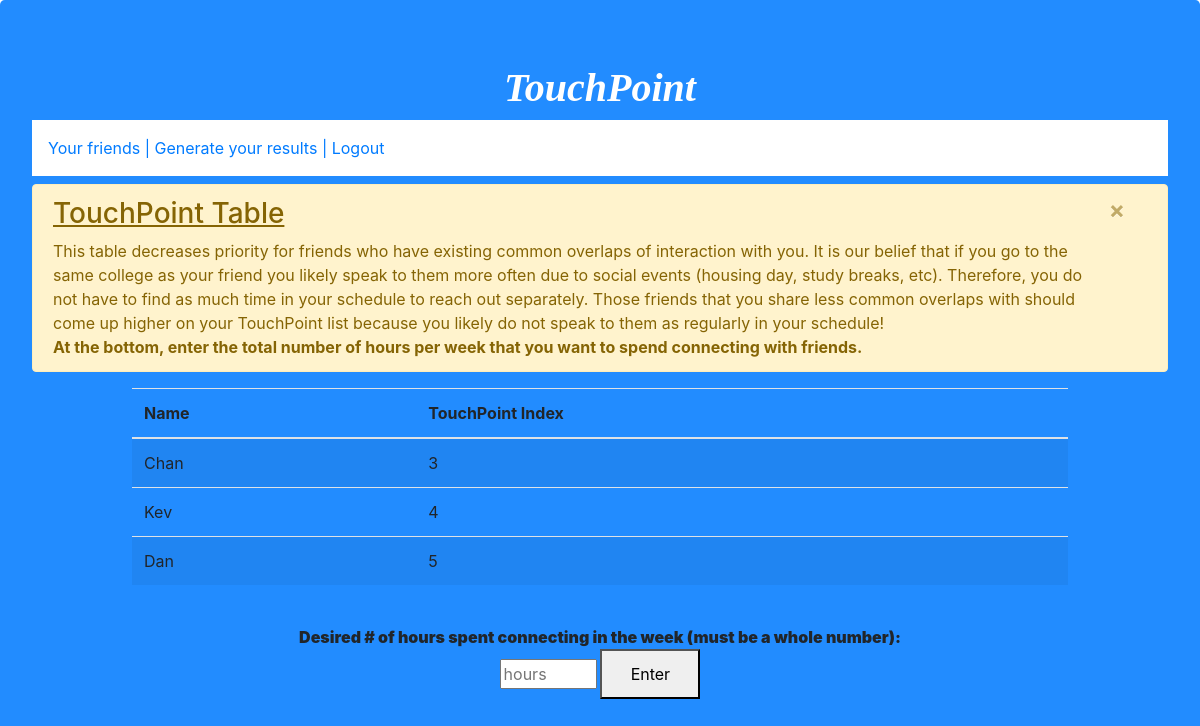
/data (signed in), run on the app's committed database.
### tables this page shows
CREATE TABLE 'friends' (name text, priority int, friend_id int, college TEXT NOT NULL DEFAULT '', extracurricular TEXT NOT NULL DEFAULT '', concentration TEXT NOT NULL DEFAULT '', 'id'  integer PRIMARY KEY  , 'tp_index' integer, 'time' INTEGER);

### application.py (the view)
@app.route("/data")
def data():
        temp = db.execute("SELECT * FROM friends WHERE friend_id = ?", session["user_id"])
        for row in range(len(temp)):
            college_match = 0
            extracurricular_match = 0
            concentration_match = 0
            if temp[row]['college'] != '':
                college_match = 1
            if temp[row]['extracurricular'] != '':
                extracurricular_match = 1
            if temp[row]['concentration'] != '':
                concentration_match = 1
            touchpoint_index = temp[row]['priority'] + 2 * college_match + 1 * extracurricular_match + 1 * concentration_match
            db.execute("UPDATE friends SET tp_index = ? WHERE id = ?", touchpoint_index, temp[row]['id'])
        info = db.execute("SELECT name, tp_index FROM friends WHERE friend_id = ? ORDER BY tp_index", session["user_id"])
        return render_template("data.html", INFO=info)

### application.py (called while the page is built)
@app.after_request
def after_request(response):
    response.headers["Cache-Control"] = "no-cache, no-store, must-revalidate"
    response.headers["Expires"] = 0
    response.headers["Pragma"] = "no-cache"
    return response

### templates/data.html (shortened to what this page needs)
{% extends "layout.html"%}
{% block main %}
    <div>
        <div class="alert alert-warning alert-dismissible fade show" role="alert">
            <h3><u>TouchPoint Table</u></h3>
            <div>
                This table decreases priority for friends who have existing common overlaps of interaction with you.
                It is our belief that if you go to the same college as your friend you likely speak to them more often due to social events (housing day, study breaks, etc).
                Therefore, you do not have to find as much time in your schedule to reach out separately.
                Those friends that you share less common overlaps with should come up higher on your TouchPoint list because you likely do not speak to them as regularly in your schedule!
            </div>
            <div><b>At the bottom, enter the total number of hours per week that you want to spend connecting with friends.</b></div>
            <button type="button" class="close" data-dismiss="alert" aria-label="Close">
                <span aria-hidden="true">×</span>
            </button>
        </div>
        <div class="table_padding">
            <table class="table table-striped">
                <thead style="font-weight: bold">
                    <tr>
                        <th>Name</th>
                        <th>TouchPoint Index</th>
                    </tr>
                </thead>
                {% for row in INFO %}
                <tr>
                    <td>{{row['name']}}</td>
                    <td>{{row['tp_index']}}</td>
                </tr>
                {% endfor %}
            </table>
        </div>
        <br>
        <div id="enter_hours">
            <b>Desired # of hours spent connecting in the week (must be a whole number):</b>
            <form method="POST" action="/time">
                <input name="time" placeholder="hours" type="number" min="0" max="168">
                <button type="submit">Enter</button>
            </form>
        </div>
    </div>
{% endblock %}

### static/styles.css (style rules this page uses)
form { text-align: center; }
button { display: inline-block; }
.table_padding { padding: 0px 100px 0px 100px; }
#enter_hours { text-align: center; font-weight: bold; }

### templates/layout.html (style rules this page uses)
button { margin: 0 auto; display: block; height: 50px; width: 100px; }

### data on the page
friends: name "Chan", tp_index "3"
friends: name "Kev", tp_index "4"
friends: name "Dan", tp_index "5"
